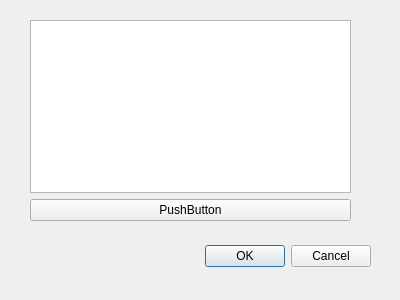
<?xml version="1.0" encoding="UTF-8"?>
<ui version="4.0">
 <class>Dialog</class>
 <widget class="QDialog" name="Dialog">
  <property name="geometry">
   <rect>
    <x>0</x>
    <y>0</y>
    <width>400</width>
    <height>300</height>
   </rect>
  </property>
  <property name="windowTitle">
   <string>Dialog</string>
  </property>
  <widget class="QDialogButtonBox" name="buttonBox">
   <property name="geometry">
    <rect>
     <x>30</x>
     <y>240</y>
     <width>341</width>
     <height>32</height>
    </rect>
   </property>
   <property name="orientation">
    <enum>Qt::Horizontal</enum>
   </property>
   <property name="standardButtons">
    <set>QDialogButtonBox::Cancel|QDialogButtonBox::Ok</set>
   </property>
  </widget>
  <widget class="QWidget" name="verticalLayoutWidget">
   <property name="geometry">
    <rect>
     <x>30</x>
     <y>20</y>
     <width>321</width>
     <height>201</height>
    </rect>
   </property>
   <layout class="QVBoxLayout" name="verticalLayout">
    <item>
     <widget class="QTextEdit" name="textEdit"/>
    </item>
    <item>
     <widget class="QPushButton" name="pushButton">
      <property name="text">
       <string>PushButton</string>
      </property>
     </widget>
    </item>
   </layout>
  </widget>
 </widget>
 <resources/>
 <connections>
  <connection>
   <sender>buttonBox</sender>
   <signal>accepted()</signal>
   <receiver>Dialog</receiver>
   <slot>accept()</slot>
   <hints>
    <hint type="sourcelabel">
     <x>248</x>
     <y>254</y>
    </hint>
    <hint type="destinationlabel">
     <x>157</x>
     <y>274</y>
    </hint>
   </hints>
  </connection>
  <connection>
   <sender>buttonBox</sender>
   <signal>rejected()</signal>
   <receiver>Dialog</receiver>
   <slot>reject()</slot>
   <hints>
    <hint type="sourcelabel">
     <x>316</x>
     <y>260</y>
    </hint>
    <hint type="destinationlabel">
     <x>286</x>
     <y>274</y>
    </hint>
   </hints>
  </connection>
 </connections>
</ui>
